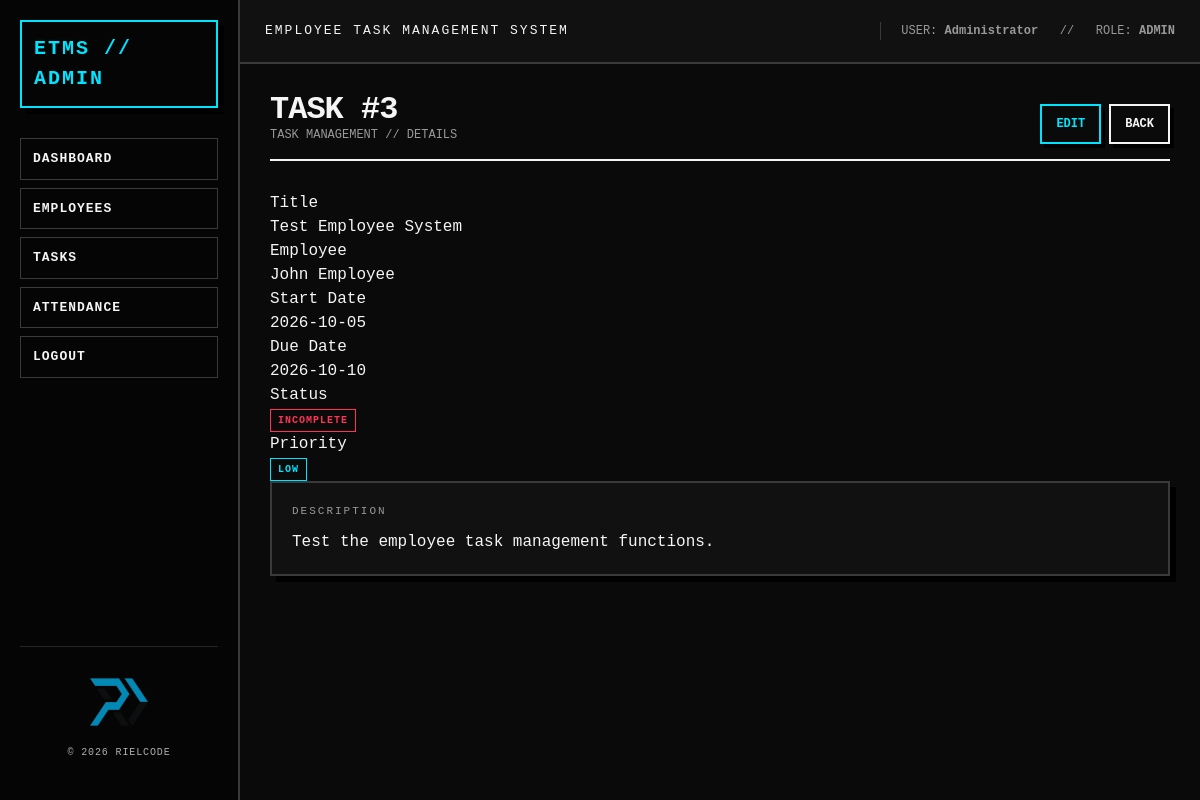
/admin/tasks/view.php?id=3 (signed in), run on the app's committed database.
### tables this page shows
CREATE TABLE tasks (

    taskId INT AUTO_INCREMENT,

    title VARCHAR(255) NOT NULL,

    description TEXT,

    assignedTo INT NOT NULL,

    startDate DATE NOT NULL,

    dueDate DATE NOT NULL,

    status ENUM(
        'incomplete',
        'progressing',
        'completed'
    )
    NOT NULL DEFAULT 'incomplete',

    priority ENUM(
        'low',
        'medium',
        'high'
    )
    NOT NULL DEFAULT 'medium',

    createdAt TIMESTAMP
        DEFAULT CURRENT_TIMESTAMP,

    updatedAt TIMESTAMP
        DEFAULT CURRENT_TIMESTAMP
        ON UPDATE CURRENT_TIMESTAMP,

    PRIMARY KEY (taskId),

    CONSTRAINT fk_tasks_user
        FOREIGN KEY (assignedTo)
        REFERENCES users(id)
        ON DELETE CASCADE
        ON UPDATE CASCADE

);

CREATE TABLE users (

    id INT AUTO_INCREMENT,

    name VARCHAR(100) NOT NULL,

    email VARCHAR(150) NOT NULL UNIQUE,

    username VARCHAR(50) NOT NULL UNIQUE,

    password VARCHAR(255) NOT NULL,

    role ENUM('admin', 'employee')
        NOT NULL DEFAULT 'employee',

    createdAt TIMESTAMP
        DEFAULT CURRENT_TIMESTAMP,

    updatedAt TIMESTAMP
        DEFAULT CURRENT_TIMESTAMP
        ON UPDATE CURRENT_TIMESTAMP,

    PRIMARY KEY (id)

);

### admin/tasks/view.php (the view, shortened to what this page needs)
<?php
require_once "../../config/database.php";
$taskId = (int) $_GET["id"];
$stmt = mysqli_prepare(
    $conn,
    "SELECT
        t.taskId,
        t.title,
        t.description,
        t.startDate,
        t.dueDate,
        t.status,
        t.priority,
        t.createdAt,
        u.id AS employeeId,
        u.name AS employeeName,
        u.email AS employeeEmail
    FROM tasks t
    INNER JOIN users u
        ON t.assignedTo = u.id
    WHERE t.taskId = ?"
);
mysqli_stmt_bind_param(
    $stmt,
    "i",
    $taskId
);
if (!mysqli_stmt_execute($stmt)) {
    die(
        "Execute failed: " .
        mysqli_stmt_error($stmt)
    );
}
$result = mysqli_stmt_get_result($stmt);
$task = mysqli_fetch_assoc($result);
?>
<!DOCTYPE html>
<html lang="en">
<head>
    <link
        rel="stylesheet"
        href="/ETMS/assets/css/style.css"
    >
</head>
<body>
<div class="app">
    <?php
    require_once "../../includes/admin_sidebar.php";
    ?>
    <div class="main">
        <?php
        require_once "../../includes/topbar.php";
        ?>
        <main class="content">
            <div class="page-header">
                <div>
                    <h1>
                        Task #<?php
                        echo $task["taskId"];
                        ?>
                    </h1>
                    <p>
                        TASK MANAGEMENT // DETAILS
                    </p>
                </div>
                <div class="actions">
                    <a
                        class="btn btn-primary"
                        href="edit.php?id=<?php
                            echo $task["taskId"];
                        ?>"
                    >
                        Edit
                    </a>
                    <a
                        class="btn"
                        href="index.php"
                    >
                        Back
                    </a>
                </div>
            </div>
            <div class="detail-grid">
                <div class="detail-item">
                    <div class="detail-label">
                        Title
                    </div>
                    <div class="detail-value">
                        <?php
                        echo htmlspecialchars(
                            $task["title"]
                        );
                        ?>
                    </div>
                </div>
                <div class="detail-item">
                    <div class="detail-label">
                        Employee
                    </div>
                    <div class="detail-value">
                        <?php
                        echo htmlspecialchars(
                            $task["employeeName"]
                        );
                        ?>
                    </div>
                </div>
                <div class="detail-item">
                    <div class="detail-label">
                        Start Date
                    </div>
                    <div class="detail-value">
                        <?php
                        echo htmlspecialchars(
                            $task["startDate"]
                        );
                        ?>
                    </div>
                </div>
                <div class="detail-item">
                    <div class="detail-label">
                        Due Date
                    </div>
                    <div class="detail-value">
                        <?php
                        echo htmlspecialchars(
                            $task["dueDate"]
                        );
                        ?>
                    </div>
                </div>
                <div class="detail-item">
                    <div class="detail-label">
                        Status
                    </div>
                    <div class="detail-value">
                        <span
                            class="badge badge-<?php
                                echo htmlspecialchars(
                                    $task["status"]
                                );
                            ?>"
                        >
                            <?php
                            echo htmlspecialchars(
                                $task["status"]
                            );
                            ?>
                        </span>
                    </div>
                </div>
                <div class="detail-item">
                    <div class="detail-label">
                        Priority
                    </div>
                    <div class="detail-value">
                        <span
                            class="badge badge-<?php
                                echo htmlspecialchars(
                                    $task["priority"]
                                );
                            ?>"
                        >
                            <?php
                            echo htmlspecialchars(
                                $task["priority"]
                            );
                            ?>
                        </span>
                    </div>
                </div>
            </div>
            <div class="card">
                <div class="card-title">
                    Description
                </div>
                <p>
                    <?php
                    echo nl2br(
                        htmlspecialchars(
                            $task["description"] ?? ""
                        )
                    );
                    ?>
                </p>
            </div>
        </main>
    </div>
</div>
</body>
</html>

### assets/css/style.css (style rules this page uses)
:root { --bg: #0a0a0a; --surface: #111111; --surface-2: #181818; --text: #f5f5f5; --muted: #999999; --line: #3a3a3a; --line-strong: #666666; --accent: #00e5ff; --success: #00ff66; --warning: #ffcc00; --danger: #ff3355; --shadow: 6px 6px 0 #000; --radius: 0; --sidebar-width: 240px; }
* { box-sizing: border-box; margin: 0; padding: 0; }
html { background: var(--bg); }
body { font-family: "Courier New", Courier, monospace; background: var(--bg); color: var(--text); line-height: 1.5; }
a { color: var(--accent); text-decoration: none; }
.app { min-height: 100vh; display: flex; background: var(--bg); }
.main { flex: 1; min-width: 0; }
.content { padding: 30px; max-width: 1600px; margin: 0 auto; }
.page-header { display: flex; justify-content: space-between; align-items: flex-end; gap: 20px; margin-bottom: 30px; border-bottom: 2px solid var(--text); padding-bottom: 15px; }
.page-header h1 { font-size: 32px; line-height: 1; text-transform: uppercase; letter-spacing: -1px; }
.page-header p { color: var(--muted); font-size: 12px; }
.btn { display: inline-block; border: 2px solid var(--text); background: transparent; color: var(--text); padding: 9px 14px; font-family: inherit; font-size: 12px; font-weight: bold; text-transform: uppercase; cursor: pointer; box-shadow: 4px 4px 0 #000; transition: none; }
.btn-primary { border-color: var(--accent); color: var(--accent); }
.card { background: var(--surface); border: 2px solid var(--line); padding: 20px; box-shadow: var(--shadow); }
.card-title { color: var(--muted); font-size: 11px; text-transform: uppercase; letter-spacing: 2px; margin-bottom: 10px; }
.badge { display: inline-block; padding: 3px 7px; border: 1px solid currentColor; font-size: 10px; font-weight: bold; text-transform: uppercase; letter-spacing: 1px; }
.badge-incomplete { color: var(--danger); }
.badge-low { color: var(--accent); }
.actions { display: flex; flex-wrap: wrap; gap: 8px; }

### data on the page
tasks: taskId "3", title "Test Employee System", assignedTo.name "John Employee", startDate "2026-10-05", dueDate "2026-10-10", status "INCOMPLETE", priority "LOW", description "Test the employee task management functions."

### other printed values
$_SESSION["name"] "Administrator"
$_SESSION["role"] "ADMIN"
